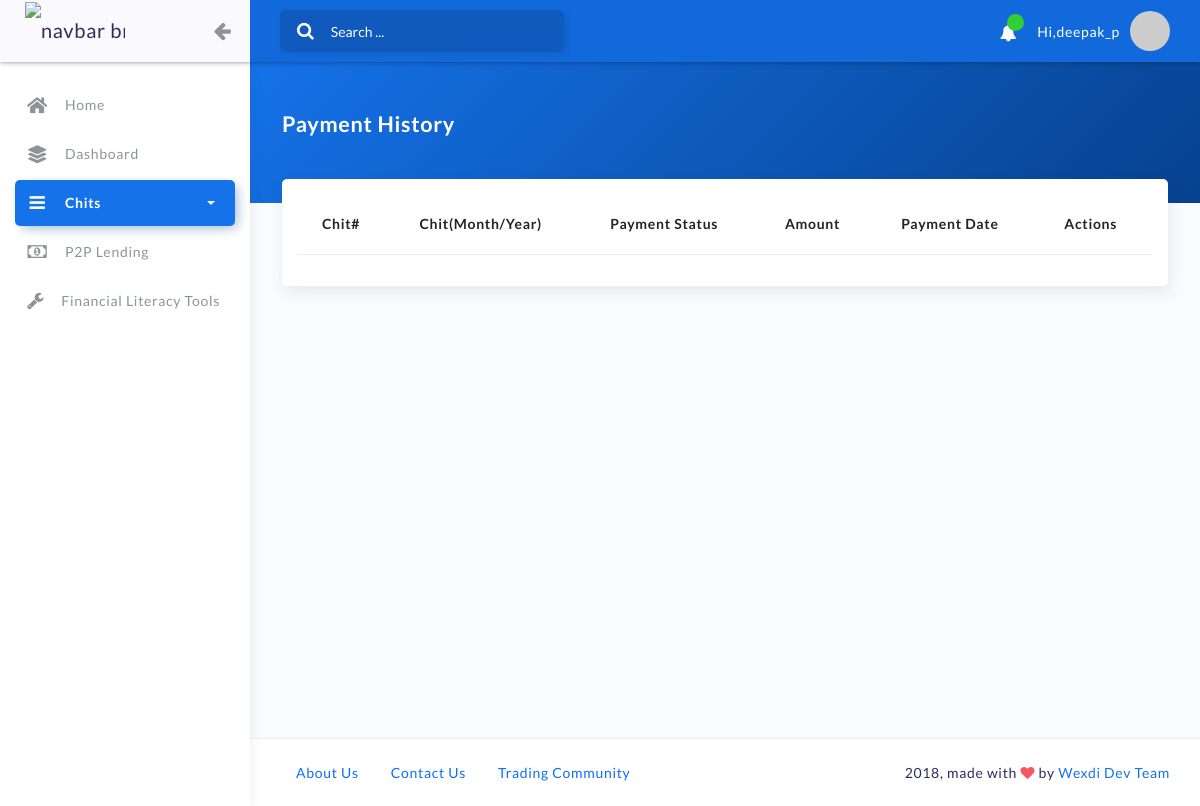
The page /history (signed in) on the database as committed earlier.
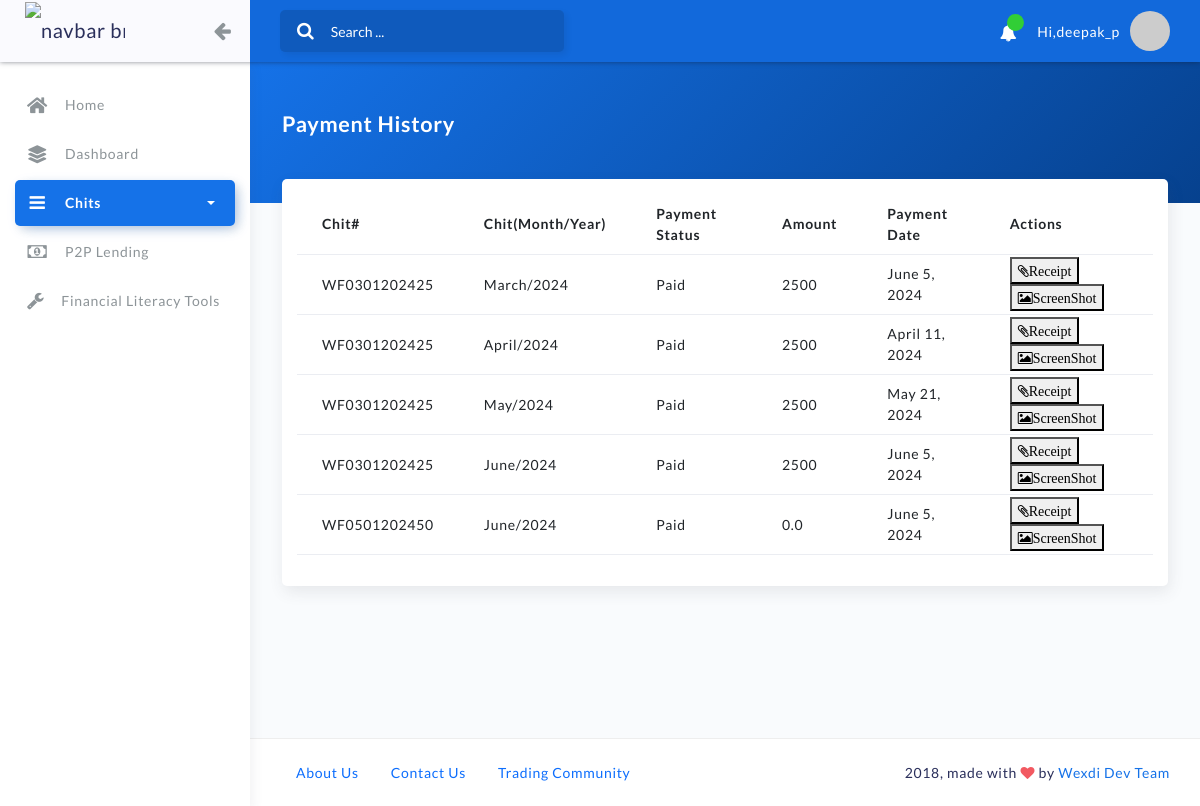
The same page on the database as committed later.
### chit/models.py (models this page shows)
class CustomerChitPaymentDetails(models.Model):
  chit_details = models.ForeignKey(ChitDetails,on_delete=models.CASCADE)
  customer_details = models.ForeignKey(User,on_delete=models.CASCADE)
  chit_month = models.CharField(max_length=9, choices=MONTH_CHOICES, default="January", blank=True)
  chit_year = models.CharField(max_length=255,blank=True)
  payment_status = models.CharField(max_length=9, choices=PAY_CHOICES, default="NotPaid")
  trans_id = models.CharField(max_length=555,default="")
  payment_file = models.FileField(upload_to="paymentfiles/" , default='paymentfiles/myfile.pdf')
  amount_paid = models.CharField(max_length=255, default=0.0)
  payment_date = models.DateField(default=datetime.now)

class ChitDetails(models.Model):
  chit_name = models.CharField(max_length=255)
  chit_total_amt = models.CharField(max_length=255)
  chit_taken_amt = models.CharField(max_length=255)
  chit_nottaken_amt = models.CharField(max_length=255)
  chit_isactive = models.BooleanField('Chit Status', default=False)
  chit_total_month_count = models.CharField(max_length=255,blank=True)
  chit_start_from = models.CharField(max_length=255,blank=True)
  chit_duedate_month = models.CharField(max_length=255,blank=True)
  chit_disbursedate_month = models.CharField(max_length=255,blank=True)
  chit_enrolldate_month = models.CharField(max_length=255,blank=True)
  def __str__(self):
    return self.chit_name

### home/views.py (the view)
# urls.py: path('history',views.history,name="history"),
@login_required(login_url="my-login")
def history(request):
    cust_obj = CustomerChitPaymentDetails.objects.filter(customer_details__id=request.user.id)
    cust_obj_all = CustomerChitPaymentDetails.objects.filter(payment_status="Paid").order_by('-id')
    return render(request,'home/history.html', {'user': request.user,'cust_obj':cust_obj,"cust_obj_all":cust_obj_all})

### home/templates/home/history.html (shortened to what this page needs)
{% extends "home/base.html" %}
{% load static %}
{% block content %}
<div class="container">
    <div class="panel-header bg-primary-gradient">
        <div class="page-inner py-5">
            <div class="d-flex align-items-left align-items-md-center flex-column flex-md-row">
                <div>
                    <h2 class="text-white pb-2 fw-bold">Payment History</h2>
                </div>
            </div>
        </div>
    </div>
    <div class="page-inner mt--5">
       	 <div class="row row-card-no-pd">
            <div class="col-md-12">
                <div style="width: 100%; display: table;">
                    <div style="display: table-row">
                        <table id="table_id"  class="table">
                            <tr>
                                <th> Chit# </th>
                                <th>Chit(Month/Year)</th>
                                <th>Payment Status</th>
                                <th>Amount</th>
                                <th>Payment Date</th>
                                <th>Actions</th>
                            </tr>
                            {% for cc in cust_obj %}
                            <tr>
                                <td>{{cc.chit_details}}</td>
                                <td>{{cc.chit_month}}/{{cc.chit_year}}</td>
                                <td>{{cc.payment_status}}</td>
                                <td>{{cc.amount_paid}}</td>
                                <td>{{cc.payment_date}}</td>
                                <td><a href="receipt_print/{{cc.id}}/" target="_blank"><button><i class="fa fa-paperclip" aria-hidden="true" >Receipt</i></button></a>
                                    <a href='/media/{{cc.payment_file}}' target="_blank"><button><i class="fa fa-picture-o" aria-hidden="true">ScreenShot</i></button></a>
                                </td>
                            </tr>
                            {% endfor %}
                        </table>
                    </div>
                </div>
            </div>
        </div>
           </div>
</div>
{% endblock %}

Rows that differ between the two databases and show on the page:
added CustomerChitPaymentDetails: chit_details "WF0301202425", chit_month "March", chit_year "2024", payment_status "Paid", amount_paid "2500", payment_date "June 5, 2024"
added CustomerChitPaymentDetails: chit_details "WF0301202425", chit_month "April", chit_year "2024", payment_status "Paid", amount_paid "2500", payment_date "April 11, 2024"
added CustomerChitPaymentDetails: chit_details "WF0301202425", chit_month "May", chit_year "2024", payment_status "Paid", amount_paid "2500", payment_date "May 21, 2024"
added CustomerChitPaymentDetails: chit_details "WF0301202425", chit_month "June", chit_year "2024", payment_status "Paid", amount_paid "2500", payment_date "June 5, 2024"
added CustomerChitPaymentDetails: chit_details "WF0501202450", chit_month "June", chit_year "2024", payment_status "Paid", amount_paid "0.0", payment_date "June 5, 2024"
